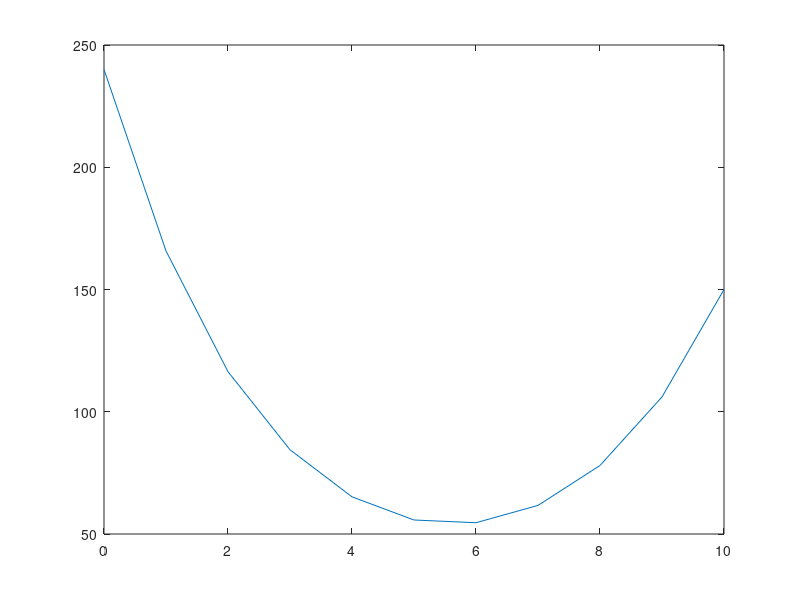
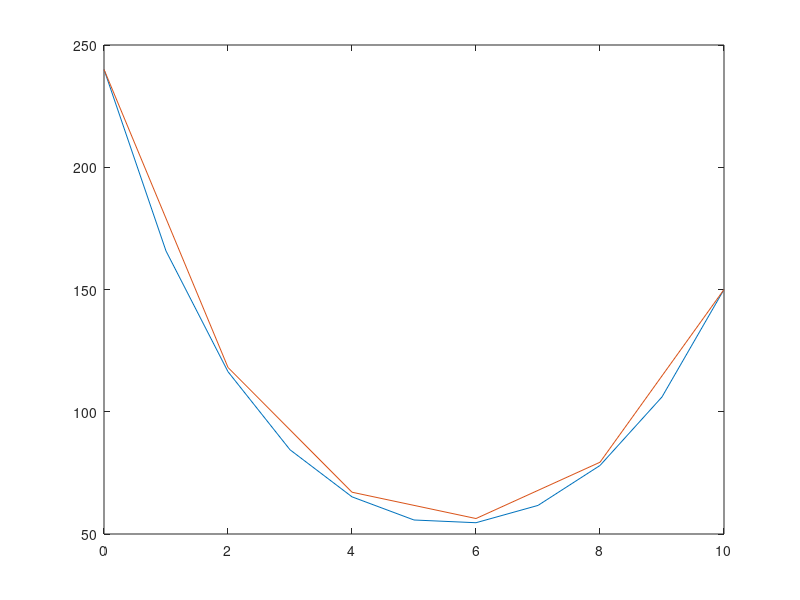

Reproduce these figures in MATLAB, in order.
t=0:1:10;
A = zeros(11);
A(1,1)=1;
for i = 2: 10
    A(i,i)=-2.15;
    A(i,i-1)=1;
    A(i,i+1)=1;
end
A(11,11)=1;
b=zeros(1,11);
b(1)=240;
b(11)=150;
b=b';
T=A\(b);
plot(t,T);


t2=0:2:10;
W = zeros(6);
W(1,1)=1;
for i = 2:5
    W(i,i)=-2.6;
    W(i,i-1)=1;
    W(i,i+1)=1;
end
W(6,6)=1;
c=zeros(1,6);
c(1)=240;
c(6)=150;
c=c';
T2=W\(c);
figure(2)
plot(t2,T2);

plot(t,T,t2,T2);

